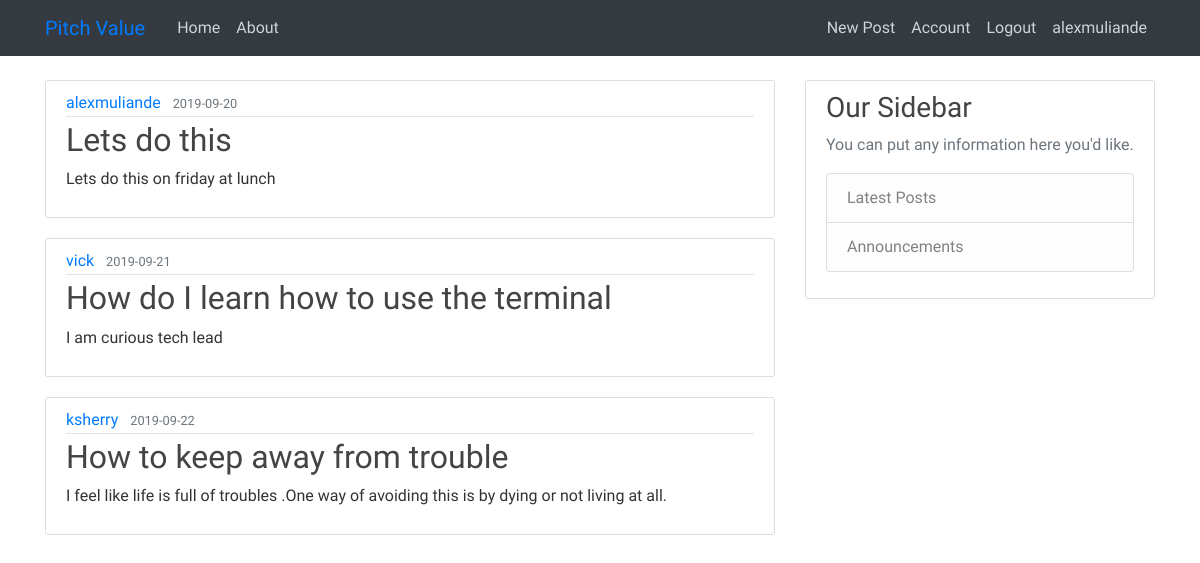
Screenshot of /home (signed in) with the database file from the repository.
### pitch/models.py (models this page shows, shortened)
class User(db.Model, UserMixin):
    id = db.Column(db.Integer,primary_key=True)
    username = db.Column(db.String(20),unique=True,nullable=False)
    email = db.Column(db.String(20),unique=True,nullable=False)
    image_file = db.Column(db.String(20), nullable=False, default='default.jpg')
    password = db.Column(db.String(60), nullable=False)
    posts = db.relationship('Post', backref='author', lazy=True)
    comment = db.relationship('Comment',backref = 'author',lazy=True)

class Post(db.Model):
    id = db.Column(db.Integer,primary_key=True)
    title = db.Column(db.String(100), nullable=False)
    date_posted = db.Column (db.DateTime, nullable=False, default=datetime.utcnow)
    content = db.Column(db.Text, nullable=False)
    user_id = db.Column(db.Integer, db.ForeignKey('user.id'), nullable = False)

### pitch/routes.py (the view)
@app.route("/")
@app.route("/home")
def home():
    posts = Post.query.all()
    return render_template('home.html', posts=posts)

### pitch/models.py (called while the page is built)
@login_manager.user_loader
def load_user(user_id):
    return User.query.get(int(user_id))

### pitch/templates/home.html (shortened to what this page needs)
{% extends "base.html"%}
{% block content%}
    {% for post in posts %}
    <article class="media content-section">
            <div class="media-body">
              <div class="article-metadata">
                <a class="mr-2" href="#">{{ post.author.username }}</a>
                <small class="text-muted">{{ post.date_posted.strftime('%Y-%m-%d') }}</small>
              </div>
              <h2><a class="article-title" href="{{ url_for('post', post_id=post.id)}}">{{ post.title }}</a></h2>
              <p class="article-content">{{ post.content }}</p>
            </div>
          </article>
    {% endfor %}
{% endblock content%}

### pitch/templates/base.html (shortened to what this page needs)
<!DOCTYPE html>
<html lang="en">
<head>
    <link rel="stylesheet" href="https://stackpath.bootstrapcdn.com/bootstrap/4.3.1/css/bootstrap.min.css"
>
        <link rel="stylesheet" type="text/css" href="{{url_for('static',filename='styles.css')}}">
</head>
<body>
    <header class="site-header">
        <nav class="navbar navbar-expand-md navbar-steel bg-dark fixed-top">
            <div class="container">
                <a class="navbar-brand mr-4" href="/">Pitch Value</a>
                <div class="collapse navbar-collapse" id="navbarToggle">
                    <div class="navbar-nav mr-auto">
                        <a class="nav-item nav-link" href="{{url_for('home')}}">Home</a>
                        <a class="nav-item nav-link" href="{{url_for('about')}}">About</a>
                    </div>
                    <div class="navbar-nav">
                        {% if current_user.is_authenticated %}
                        <a class="nav-item nav-link" href="{{url_for('new_post')}}">New Post</a>
                        <a class="nav-item nav-link" href="{{url_for('account')}}">Account</a>
                        <a class="nav-item nav-link" href="{{url_for('logout')}}">Logout</a>
                        <a class="nav-item nav-link" href="{{url_for('logout')}}">{{ current_user.username}}</a>
                        {% else %}
                        <a class="nav-item nav-link" href="{{url_for('login')}}">Login</a>
                        <a class="nav-item nav-link" href="{{url_for('register')}}">Register</a>
                        {% endif %}
                    </div>
                </div>
            </div>
        </nav>
    </header>
    <main role="main" class="container">
        <div class="row">
            <div class="col-md-8">
                {% block content %}{% endblock %}
            </div>
            <div class="col-md-4">
                <div class="content-section">
                    <h3>Our Sidebar</h3>
                    <p class='text-muted'>You can put any information here you'd like.
                        <ul class="list-group">
                            <a class="list-group-item list-group-item-light" href="{{url_for('home')}}">Latest Posts</a>
                            <a class="list-group-item list-group-item-light" href="{{url_for('about')}}">Announcements</a>
                        </ul>
                    </p>
                </div>
            </div>
        </div>
    </main>
</body>
</html>

### pitch/static/styles.css (style rules this page uses)
body { background-image: url('https://cdn.pixabay.com/photo/2013/07/12/17/22/agenda-152092__340.png'); font-family: 'Signika', sans-serif; color: #333333; margin-top: 5rem; }
h1, h2, h3, h4, h5, h6 { color: #444444; }
.site-header .navbar-nav .nav-link { color: #cbd5db; }
.content-section { background: #ffffff; padding: 10px 20px; border: 1px solid #dddddd; border-radius: 3px; margin-bottom: 20px; }
.article-title { color: #444444; }
.article-content { white-space: pre-line; }
.article-metadata { padding-bottom: 1px; margin-bottom: 4px; border-bottom: 1px solid #e3e3e3 }

### rows the page displays
User: username "alexmuliande"
Post: author.username "alexmuliande", date_posted "2019-09-20", title "Lets do this", content "Lets do this on friday at lunch"
Post: author.username "vick", date_posted "2019-09-21", title "How do I learn how to use the terminal", content "I am curious tech lead"
Post: author.username "ksherry", date_posted "2019-09-22", title "How to keep away from trouble", content "I feel like life is full of troubles .One way of avoiding this is by dying or not living at all."
